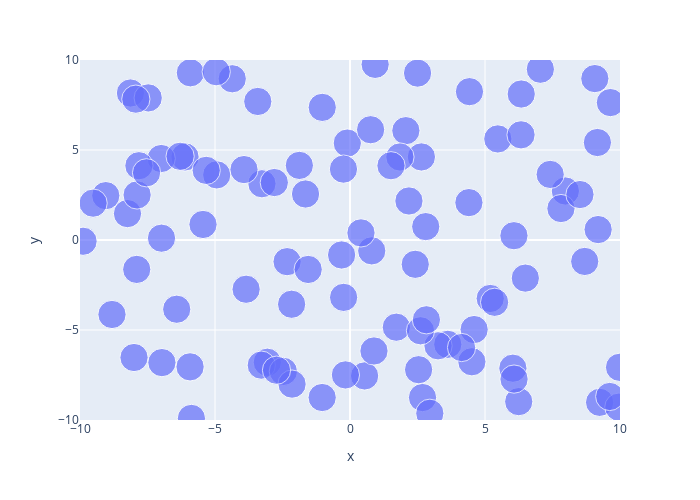
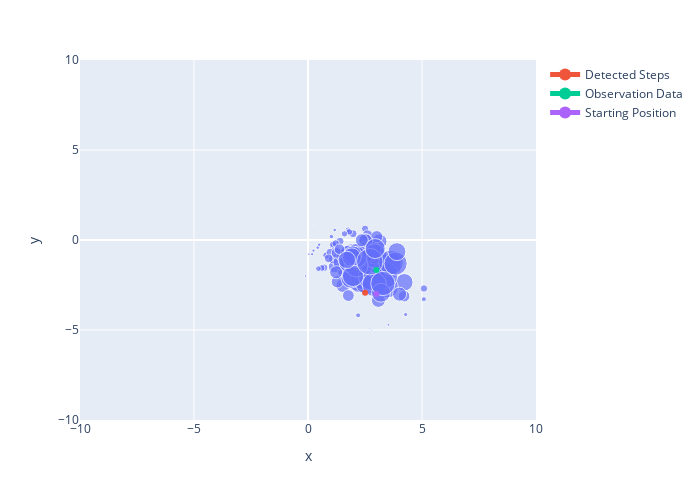
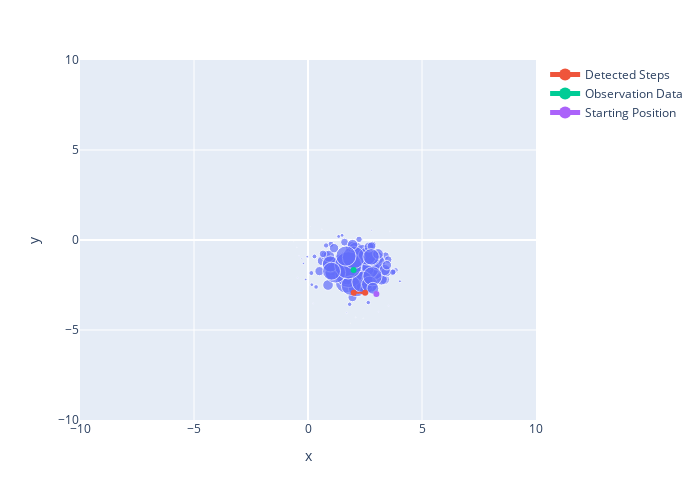
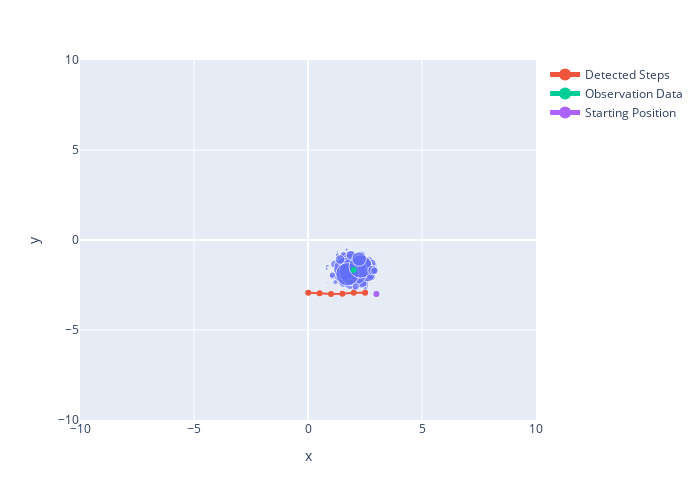

The code cell stored with these charts, in order, in its notebook:
### Code cell
N, particles, weights, x, y, xRange, yRange, step_distance, angle_offset = reset(
    100, 3, -3, np.array([-10,10]), np.array([-10,10]), 0.5, 180)
#particles = create_uniform_particles(3.5, 4.5, -2, -3, N)
step_distance_std = 0.1
heading_std = 1
weights_std = 1
resample_std = 1
#Plot intial particles
fig = plot_particles(particles, weights, xRange, yRange)
fig.show()

Real_path_x = [3, -3, -3, 3, 3, -3, -3, 3, 3]
Real_path_y = [-3, -3, 0, 0, -3, -3, 0, 0, -3]
particle_filter_driver_code(N, particles, weights, completed_df, x, y, xRange, yRange, step_distance, angle_offset, step_distance_std, heading_std, weights_std, resample_std)
